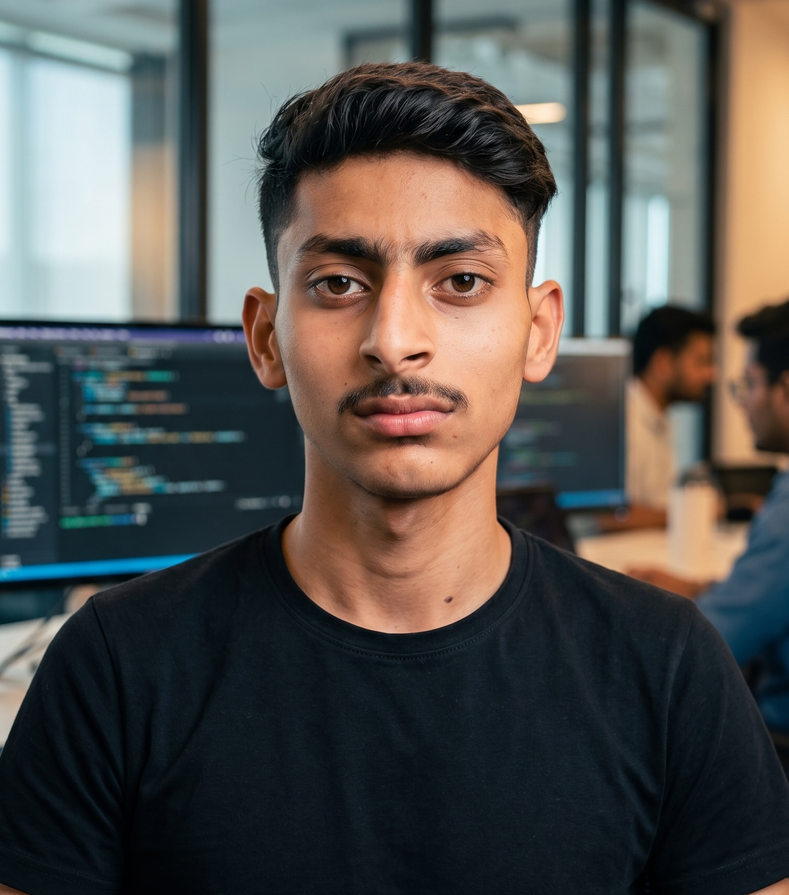
#> input picture developer_lucky.png, 789 x 895 px, shrunk from 1500 x 1701 before the run, found by its file name
$ python prep_photo.py
#> lines starting #> are read from the running program, lines starting #| are printed output that depends on the picture
import sys
import os
import cv2
import numpy as np

def prep_photo(input_path="developer_lucky.png", output_path="data/source-prepped.png"):
#> called with input_path = 'developer_lucky.png', output_path = 'data/source-prepped.png'
    if not os.path.exists(input_path):
        if os.path.exists("developer_lucky.jpg"):
            input_path = "developer_lucky.jpg"
        else:
            print(f"Error: {input_path} does not exist.")
            sys.exit(1)

    os.makedirs(os.path.dirname(output_path), exist_ok=True)

    img = cv2.imread(input_path)
#> img is the input picture: shape (895, 789, 3); mean B, G, R 79.7, 83.4, 85
    if img is None:
        print(f"Failed to load image: {input_path}")
        sys.exit(1)

    print(f"Loaded user photo: {input_path} (Shape: {img.shape})")
#| Loaded user photo: developer_lucky.png (Shape: (895, 789, 3))

    # Convert to grayscale
    gray = cv2.cvtColor(img, cv2.COLOR_BGR2GRAY)
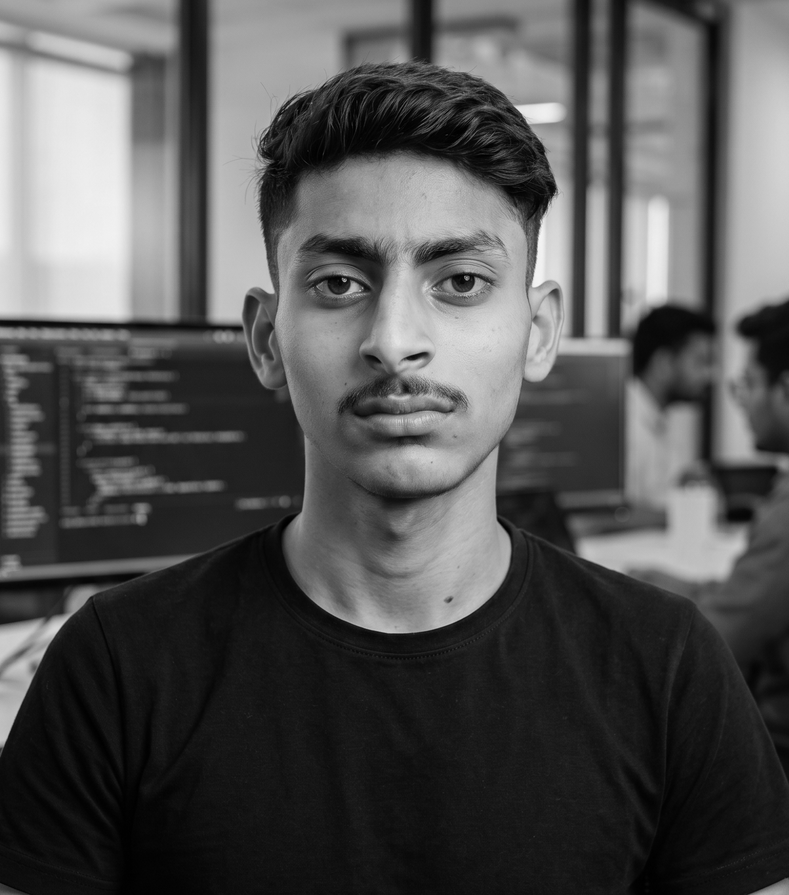
#> gray: shape (895, 789); min 0, max 245, mean 83.5

    # Apply CLAHE for crisp ASCII contrast
    clahe = cv2.createCLAHE(clipLimit=3.5, tileGridSize=(8, 8))
    enhanced = clahe.apply(gray)
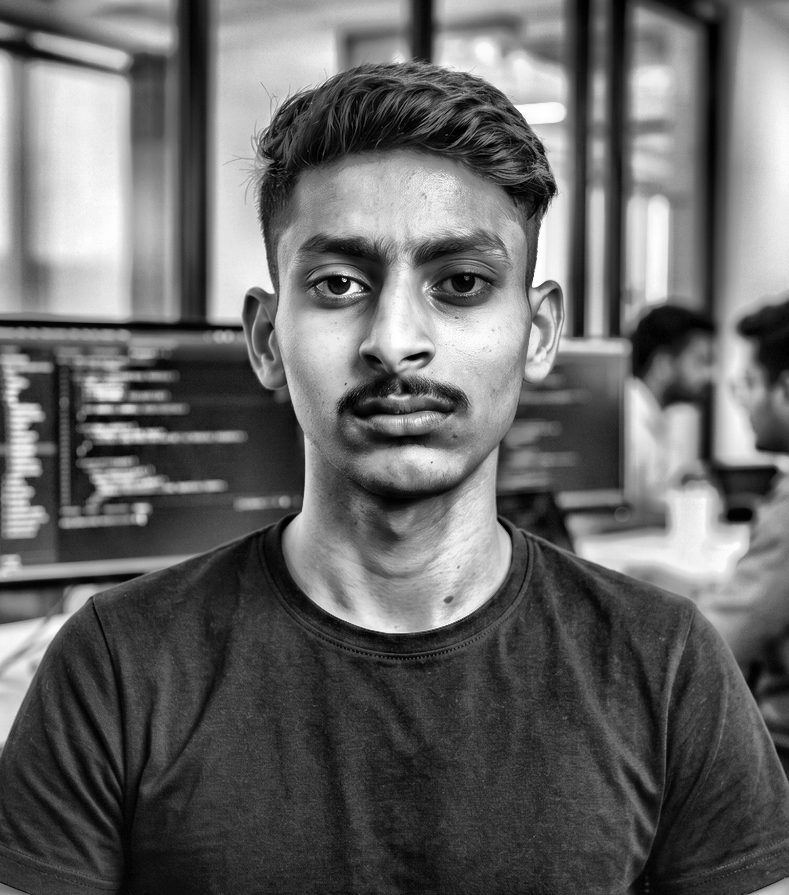
#> enhanced: shape (895, 789); min 0, max 255, mean 102.7

    # Gamma adjustment for brightness midtones
    gamma = 1.2
    inv_gamma = 1.0 / gamma
    table = np.array([((i / 255.0) ** inv_gamma) * 255 for i in np.arange(0, 256)]).astype("uint8")
    enhanced = cv2.LUT(enhanced, table)

    cv2.imwrite(output_path, enhanced)
    print(f"Prepped photo saved to {output_path}")

if __name__ == "__main__":
    inp = sys.argv[1] if len(sys.argv) > 1 else "developer_lucky.png"
    prep_photo(inp)
